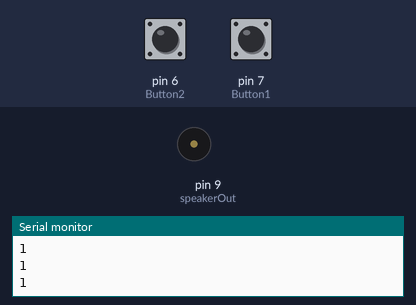
Bench run of a sketch on a simulated Arduino Uno, built with avr-gcc and run on an emulated ATmega328P. Parts: buzzer (waves = sounding), the last lines printed to the serial monitor. Inputs (shaded band) come from the test bench; at power-on: pin 7 (Button1) HIGH, pin 6 (Button2) HIGH.

Above: at 1.2 s.
1.3 s: pin 7 (Button1) pulled LOW for 0.15 s
At 4.5 s:
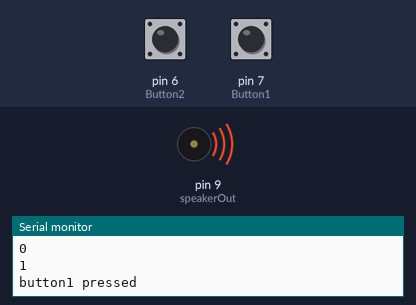
Timing chart, 0 to 10.4 s (numbered marks = the images above; inputs shaded):
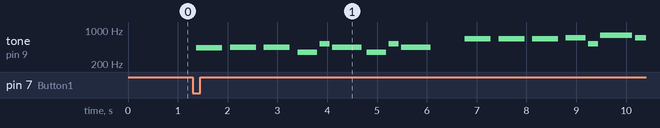

Measured:
- after the input at 1.3 s, tone on pin 9 (speakerOut): plays 435 Hz for 0.52 s, 438 Hz for 0.52 s, 438 Hz for 0.52 s, 348 Hz for 0.40 s, 520 Hz for 0.20 s, 438 Hz for 0.60 s … (16 notes in this stretch), starting after 0.07 s

The sketch:

Circuit1.ino
```cpp
/*
 * OCTAVIO CRUZ ORTEGA
 * ID:918512808
 *
 */

// * Program to choose between two melodies by using a potentiometer and a piezo buzzer.
//* Program borrowed by Kirtan Jha to edit.//*

//*Task: This program is using potentiometer to control two melodies. Your task is to remove portions of potentiometer and use two push buttons to control the melodies.//8


  // TONES //
  // Defining the relationship between note, period & frequency.

  // period is in microsecond so P = 1/f * (1E6)

  #define  c3    7634
  #define  d3    6803
  #define  e3    6061
  #define  f3    5714
  #define  g3    5102
  #define  a3    4545
  #define  b3    4049
  #define  c4    3816    // 261 Hz
  #define  d4    3401    // 294 Hz
  #define  e4    3030    // 329 Hz
  #define  f4    2865    // 349 Hz
  #define  g4    2551    // 392 Hz
  #define  a4    2272    // 440 Hz
  #define  a4s   2146
  #define  b4    2028    // 493 Hz
  #define  c5    1912    // 523 Hz
  #define  d5    1706
  #define  d5s   1608
  #define  e5    1517    // 659 Hz
  #define  f5    1433    // 698 Hz
  #define  g5    1276
  #define  a5    1136
  #define  a5s   1073
  #define  b5    1012
  #define  c6    955

  #define  R     0      // Define a special note, 'R', to represent a rest


  // MELODIES and TIMING //
  //  melody[] is an array of notes, accompanied by beats[],
  //  which sets each note's relative length (higher #, longer note)

  // Melody 1: Star Wars Imperial March
  int melody1[] = {  a4, R,  a4, R,  a4, R,  f4, R, c5, R,  a4, R,  f4, R, c5, R, a4, R,  e5, R,  e5, R,  e5, R,  f5, R, c5, R,  g5, R,  f5, R,  c5, R, a4, R};
  int beats1[]  = {  50, 20, 50, 20, 50, 20, 40, 5, 20, 5,  60, 10, 40, 5, 20, 5, 60, 80, 50, 20, 50, 20, 50, 20, 40, 5, 20, 5,  60, 10, 40, 5,  20, 5, 60, 40};

  // Melody 2: Star Wars Theme
  int melody2[] = {  f4,  f4, f4,  a4s,   f5,  d5s,  d5,  c5, a5s, f5, d5s,  d5,  c5, a5s, f5, d5s, d5, d5s,   c5};
  int beats2[]  = {  21,  21, 21,  128,  128,   21,  21,  21, 128, 64,  21,  21,  21, 128, 64,  21, 21,  21, 128 };

  // Melody length, for looping.
  int MAX_COUNT1 = sizeof(melody1) / 2;
  int MAX_COUNT2 = sizeof(melody2) / 2;

  long tempo = 10000; // Set overall tempo
  int pause = 1000; // Set length of pause between notes
  int rest_count = 50; // Loop variable to increase Rest length (BLETCHEROUS HACK; See NOTES)

  // Initialize core variables
  int toneM = 0;
  int beat = 0;
  long duration  = 0;

  // SETUP //
  int speakerOut = 9;    // Set up speaker on digital pin 9
  int Button1 = 7;
  int Button2 = 6;


  /******************what happens when you're not pushing the button?
  In this state, the pin is disconnected from everything, which
  we call "floating". What will the pin read as then, HIGH or LOW?
  It's hard to say, because there's no solid connection to either
  5 Volts or GND. The pin could read as either one.

  To deal with this issue, we'll connect a small (10K, or 10,000 Ohm)
  resistance between the pin and 5 Volts. This "pullup" resistor
  will ensure that when you're NOT pushing the button, the pin will
  still have a weak connection to 5 Volts, and therefore read as
  HIGH.***********************************/
  void setup()
  {
    pinMode(speakerOut, OUTPUT);
    pinMode(Button1,INPUT_PULLUP);
    pinMode(Button2,INPUT_PULLUP);
    Serial.begin(9600); // Set serial out if we want debugging
  }


  void loop()
  {
    /*********Since a pushbutton has only two states (pushed or not pushed),
    we've run them into digital inputs. To read an input, we'll
    use the digitalRead() function. This function takes one
    parameter, the pin number, and returns either HIGH (5V)
    or LOW (GND).********/

    /*read the state of the pushbutton value into the buttonState variable:*/

    int buttonState1 = digitalRead(Button1);
    int buttonState2 = digitalRead(Button2);
    // Show the state of pushbutton on serial monitor
    Serial.println(buttonState1);
    Serial.println(buttonState2);

    /*********If the button is being pressed, it will be
    connected to GND. If the button is not being pressed,
    the pullup resistor will connect it to 5 Volts.
    So the state will be LOW when it is being pressed,
    and HIGH when it is not being pressed.*************/

    if(buttonState1 == LOW)
    {
      Serial.println("button1 pressed");
      // Set up a counter to pull from melody1[] and beats1[]
      for (int i=0; i<MAX_COUNT1; i++)
      {
        toneM = melody1[i];
        beat = beats1[i];

        duration = beat * tempo; // Set up timing

        //playTone(); // A pause between notes
        playTone();
        delayMicroseconds(pause);
      }
    }
    else if(buttonState2 == LOW)// ... else play Melody2
    {
      Serial.println("button2 pressed");
      for (int i=0; i<MAX_COUNT2; i++)
      {
        toneM = melody2[i];
        beat = beats2[i];
        duration = beat * tempo; // Set up timing
        playTone(); // A pause between notes
        delayMicroseconds(pause);
      }
    }
  }

  void playTone()
  {
    long elapsed_time = 0;
    if (toneM > 0) // if this isn't a Rest beat, while the tone has
    {
      //  played less long than 'duration', pulse speaker HIGH and LOW
      while (elapsed_time < duration)
      {

        digitalWrite(speakerOut,HIGH);
        //tone(speakerOut,HIGH);
        delayMicroseconds(toneM / 2);
        // DOWN
        digitalWrite(speakerOut, LOW);
        //noTone(speakerOut);
        delayMicroseconds(toneM / 2);
        // Keep track of how long we pulsed
        elapsed_time += (toneM);
      }
    }
    else // Rest beat; loop times delay
    {
      for (int j = 0; j < rest_count; j++) // See NOTE on rest_count
        delayMicroseconds(duration);
    }
  }
```
